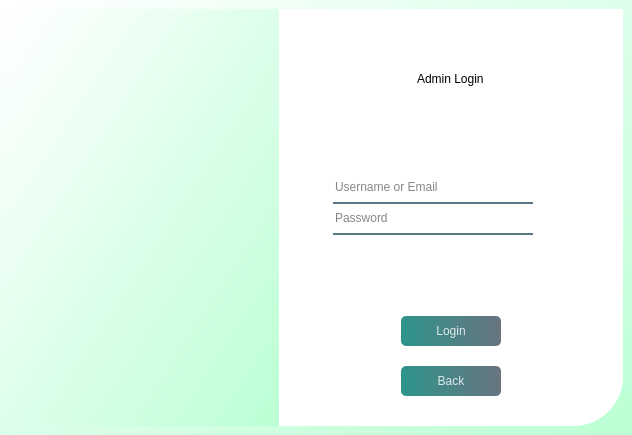
<?xml version="1.0" encoding="UTF-8"?>
<ui version="4.0">
 <class>MainWindow</class>
 <widget class="QMainWindow" name="MainWindow">
  <property name="geometry">
   <rect>
    <x>0</x>
    <y>0</y>
    <width>632</width>
    <height>435</height>
   </rect>
  </property>
  <property name="windowTitle">
   <string>MainWindow</string>
  </property>
  <property name="styleSheet">
   <string notr="true">background-color: qlineargradient(spread:pad, x1:1, y1:1, x2:0, y2:0, stop:0 rgba(187, 255, 212, 255), stop:1 rgba(255, 255, 255, 255));</string>
  </property>
  <widget class="QWidget" name="centralwidget">
   <layout class="QHBoxLayout" name="horizontalLayout">
    <property name="spacing">
     <number>0</number>
    </property>
    <item>
     <widget class="QWidget" name="widget" native="true">
      <property name="minimumSize">
       <size>
        <width>200</width>
        <height>0</height>
       </size>
      </property>
      <property name="maximumSize">
       <size>
        <width>270</width>
        <height>16777215</height>
       </size>
      </property>
      <property name="sizeIncrement">
       <size>
        <width>300</width>
        <height>0</height>
       </size>
      </property>
      <property name="styleSheet">
       <string notr="true"/>
      </property>
      <layout class="QHBoxLayout" name="horizontalLayout_6">
       <property name="leftMargin">
        <number>0</number>
       </property>
       <property name="topMargin">
        <number>0</number>
       </property>
       <property name="rightMargin">
        <number>0</number>
       </property>
       <property name="bottomMargin">
        <number>0</number>
       </property>
       <item>
        <widget class="QLabel" name="label_2">
         <property name="styleSheet">
          <string notr="true">border-image: url(:/image/1.jpg);
border-top-left-radius:50px;</string>
         </property>
         <property name="text">
          <string/>
         </property>
        </widget>
       </item>
      </layout>
     </widget>
    </item>
    <item>
     <widget class="QWidget" name="widget_2" native="true">
      <property name="styleSheet">
       <string notr="true">background-color: rgb(255, 255, 255);
border-bottom-right-radius:50px;</string>
      </property>
      <layout class="QVBoxLayout" name="verticalLayout">
       <property name="spacing">
        <number>0</number>
       </property>
       <property name="leftMargin">
        <number>0</number>
       </property>
       <property name="topMargin">
        <number>0</number>
       </property>
       <property name="rightMargin">
        <number>0</number>
       </property>
       <property name="bottomMargin">
        <number>0</number>
       </property>
       <item>
        <widget class="QWidget" name="widget_3" native="true">
         <layout class="QHBoxLayout" name="horizontalLayout_2">
          <item alignment="Qt::AlignHCenter">
           <widget class="QWidget" name="widget_6" native="true">
            <layout class="QHBoxLayout" name="horizontalLayout_3">
             <item>
              <widget class="QLabel" name="label">
               <property name="styleSheet">
                <string notr="true">font: 75 italic 20pt &quot;Times New Roman&quot;;</string>
               </property>
               <property name="text">
                <string>Admin Login</string>
               </property>
              </widget>
             </item>
            </layout>
           </widget>
          </item>
         </layout>
        </widget>
       </item>
       <item>
        <widget class="QWidget" name="widget_4" native="true">
         <layout class="QHBoxLayout" name="horizontalLayout_4">
          <item alignment="Qt::AlignHCenter">
           <widget class="QWidget" name="widget_7" native="true">
            <property name="sizePolicy">
             <sizepolicy hsizetype="Ignored" vsizetype="Maximum">
              <horstretch>0</horstretch>
              <verstretch>0</verstretch>
             </sizepolicy>
            </property>
            <property name="maximumSize">
             <size>
              <width>16777214</width>
              <height>16777215</height>
             </size>
            </property>
            <layout class="QVBoxLayout" name="verticalLayout_2">
             <property name="sizeConstraint">
              <enum>QLayout::SetMinimumSize</enum>
             </property>
             <property name="leftMargin">
              <number>9</number>
             </property>
             <property name="rightMargin">
              <number>45</number>
             </property>
             <item alignment="Qt::AlignHCenter">
              <widget class="QLineEdit" name="usernamefield">
               <property name="sizePolicy">
                <sizepolicy hsizetype="Maximum" vsizetype="Maximum">
                 <horstretch>0</horstretch>
                 <verstretch>0</verstretch>
                </sizepolicy>
               </property>
               <property name="minimumSize">
                <size>
                 <width>200</width>
                 <height>0</height>
                </size>
               </property>
               <property name="sizeIncrement">
                <size>
                 <width>200</width>
                 <height>0</height>
                </size>
               </property>
               <property name="styleSheet">
                <string notr="true">background-color:rgba(0,0,0,0);
border:none;
border-bottom:2px solid rgba(46,82,101,200);
color:rgba(0,0,0,240);
padding-bottom:7px;</string>
               </property>
               <property name="maxLength">
                <number>32711</number>
               </property>
               <property name="placeholderText">
                <string>Username or Email</string>
               </property>
              </widget>
             </item>
             <item alignment="Qt::AlignHCenter">
              <widget class="QLineEdit" name="passfield">
               <property name="sizePolicy">
                <sizepolicy hsizetype="Maximum" vsizetype="Maximum">
                 <horstretch>0</horstretch>
                 <verstretch>0</verstretch>
                </sizepolicy>
               </property>
               <property name="minimumSize">
                <size>
                 <width>200</width>
                 <height>25</height>
                </size>
               </property>
               <property name="maximumSize">
                <size>
                 <width>420</width>
                 <height>25</height>
                </size>
               </property>
               <property name="styleSheet">
                <string notr="true">background-color:rgba(0,0,0,0);
border:none;
border-bottom:2px solid rgba(46,82,101,200);
color:rgba(0,0,0,240);
padding-bottom:7px;</string>
               </property>
               <property name="echoMode">
                <enum>QLineEdit::Password</enum>
               </property>
               <property name="placeholderText">
                <string>Password</string>
               </property>
              </widget>
             </item>
             <item>
              <widget class="QLabel" name="label_3">
               <property name="styleSheet">
                <string notr="true">font: 75 italic 8pt &quot;Times New Roman&quot;;color:red;</string>
               </property>
               <property name="text">
                <string/>
               </property>
              </widget>
             </item>
            </layout>
           </widget>
          </item>
         </layout>
        </widget>
       </item>
       <item>
        <widget class="QWidget" name="widget_5" native="true">
         <layout class="QHBoxLayout" name="horizontalLayout_5">
          <item alignment="Qt::AlignHCenter">
           <widget class="QWidget" name="widget_8" native="true">
            <layout class="QVBoxLayout" name="verticalLayout_3">
             <property name="spacing">
              <number>0</number>
             </property>
             <property name="leftMargin">
              <number>0</number>
             </property>
             <property name="topMargin">
              <number>0</number>
             </property>
             <property name="rightMargin">
              <number>0</number>
             </property>
             <property name="bottomMargin">
              <number>0</number>
             </property>
             <item>
              <widget class="QPushButton" name="LoginButton">
               <property name="minimumSize">
                <size>
                 <width>100</width>
                 <height>30</height>
                </size>
               </property>
               <property name="sizeIncrement">
                <size>
                 <width>120</width>
                 <height>35</height>
                </size>
               </property>
               <property name="toolTip">
                <string>&lt;html&gt;&lt;head/&gt;&lt;body&gt;&lt;p&gt;Login&lt;/p&gt;&lt;/body&gt;&lt;/html&gt;</string>
               </property>
               <property name="styleSheet">
                <string notr="true">QPushButton#LoginButton{
	font: 75 italic 11pt &quot;Times New Roman&quot;;
	background-color: qlineargradient(spread:pad, x1:0, y1:0.505682, x2:1, y2:0.477, stop:0 rgba(11, 131, 120, 219), stop:1 rgba(85, 98, 112, 226));
	color: rgba(255,255,255,210);
	border-radius:5px;
}
QPushButton#LoginButton:hover{
	background-color: qlineargradient(spread:pad, x1:0, y1:0.505682, x2:1, y2:0.477, stop:0 rgba(150, 123, 111, 219), stop:1 rgba(85, 81, 84, 226));
}

QPushButton#LoginButton:pressed{
	padding-left:5px;
	padding-top:5px;
	background-color:rgba(150, 123, 111, 255);
}
</string>
               </property>
               <property name="text">
                <string>Login</string>
               </property>
              </widget>
             </item>
             <item>
              <widget class="QPushButton" name="BackButton">
               <property name="minimumSize">
                <size>
                 <width>100</width>
                 <height>30</height>
                </size>
               </property>
               <property name="toolTip">
                <string>&lt;html&gt;&lt;head/&gt;&lt;body&gt;&lt;p&gt;Back&lt;/p&gt;&lt;/body&gt;&lt;/html&gt;</string>
               </property>
               <property name="styleSheet">
                <string notr="true">QPushButton#BackButton{
	font: 75 italic 11pt &quot;Times New Roman&quot;;
	background-color: qlineargradient(spread:pad, x1:0, y1:0.505682, x2:1, y2:0.477, stop:0 rgba(11, 131, 120, 219), stop:1 rgba(85, 98, 112, 226));
	color: rgba(255,255,255,210);
	border-radius:5px;
}
QPushButton#BackButton:hover{
	background-color: qlineargradient(spread:pad, x1:0, y1:0.505682, x2:1, y2:0.477, stop:0 rgba(150, 123, 111, 219), stop:1 rgba(85, 81, 84, 226));
}

QPushButton#BackButton:pressed{
	padding-left:5px;
	padding-top:5px;
	background-color:rgba(150, 123, 111, 255);
}
</string>
               </property>
               <property name="text">
                <string>Back</string>
               </property>
              </widget>
             </item>
            </layout>
           </widget>
          </item>
         </layout>
        </widget>
       </item>
      </layout>
     </widget>
    </item>
   </layout>
  </widget>
 </widget>
 <resources>
  <include location="images.qrc"/>
 </resources>
 <connections/>
</ui>
